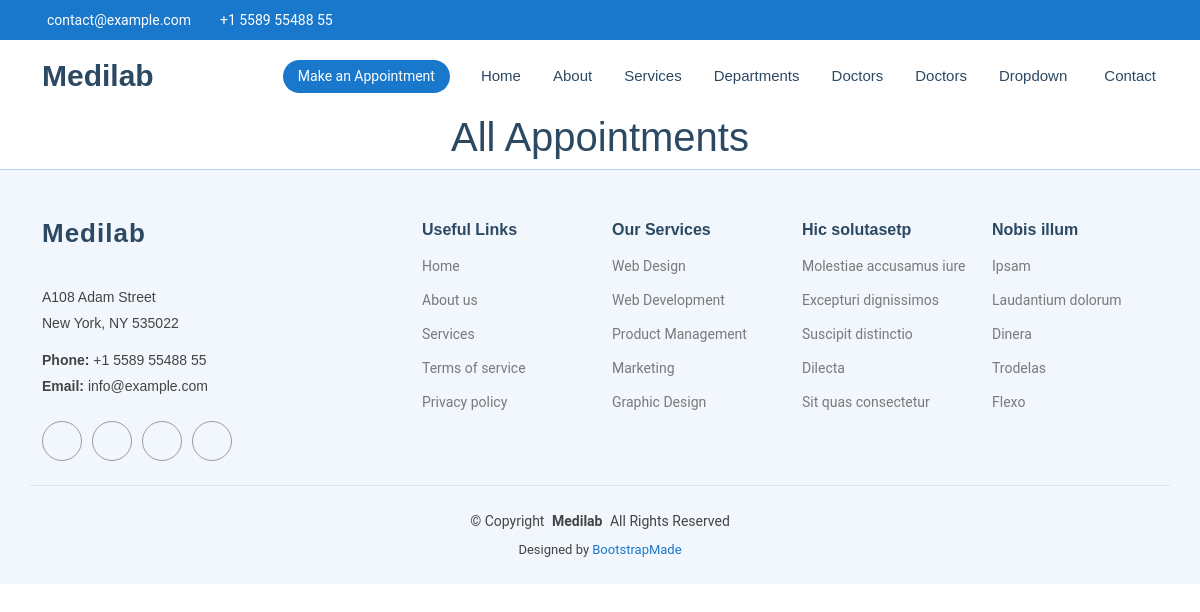
Before: /show/ with the older database file.
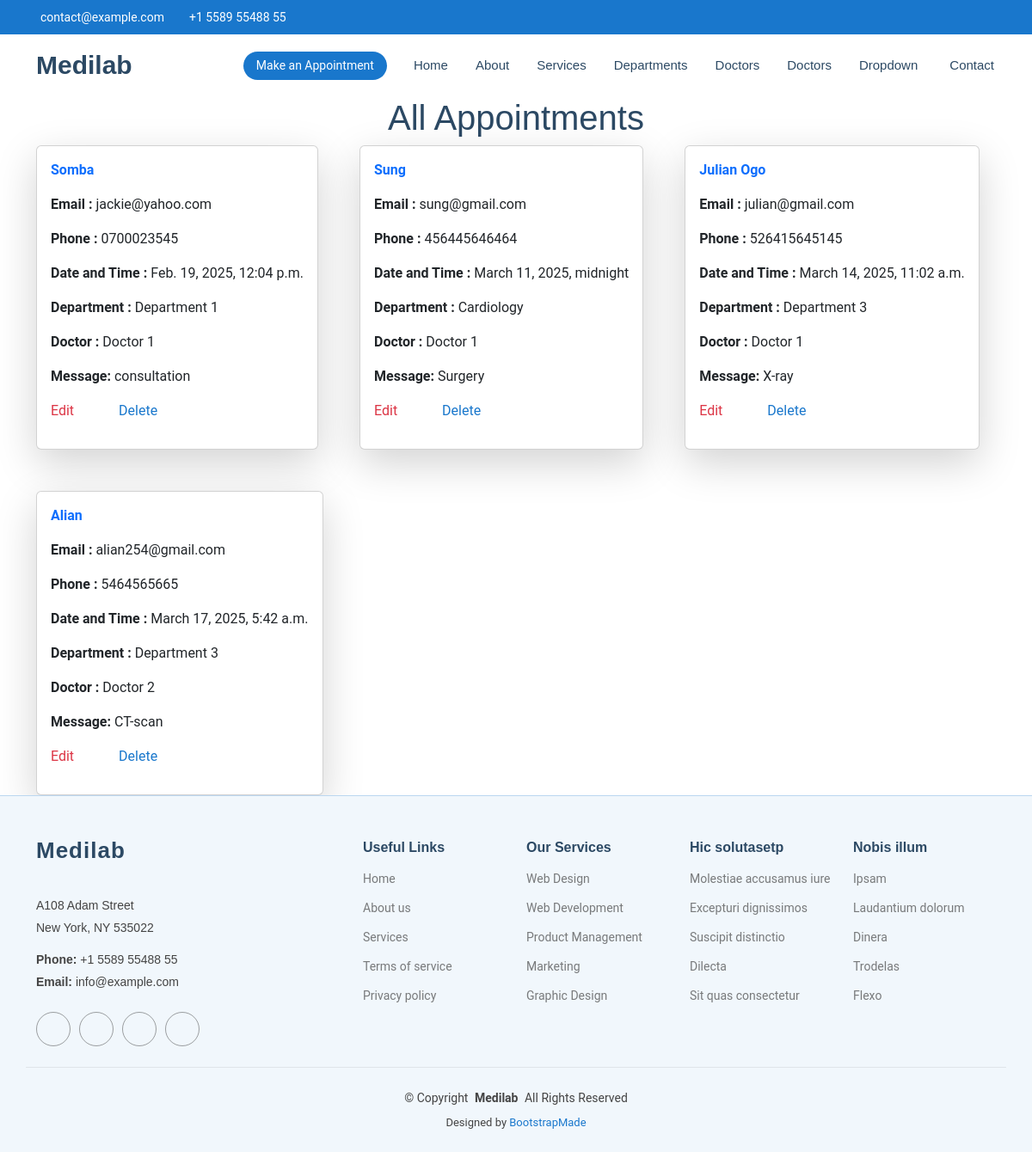
After: the same page with the newer database file.
### hositalapp/models.py (models this page shows, shortened)
class Appointment(models.Model):
    name = models.CharField(max_length=24)
    email = models.EmailField()
    phone = models.CharField(max_length=24)
    date = models.DateTimeField()
    department = models.CharField(max_length=24)
    doctor = models.CharField(max_length=24)
    message = models.TextField()

### hositalapp/views.py (the view)
# urls.py: path('show/',views.show,name='show'),
def show(request):
      all=Appointment.objects.all()
      return render(request,'show.html',{'all':all})

### templates/show.html (shortened to what this page needs)
{% extends 'starter-page.html' %}
{% load static %}
{% block content %}
   <h1 class="text-center">All Appointments</h1>
    <div class="d-flex flex-wrap gap-5 container">
    {% for x in all %}
       <div class="card w-30 p-3 shadow-lg">
       <p class="text-primary fw-bold"> {{ x.name }}</p>
       <p> <strong> Email :</strong> {{ x.email }}</p>
       <p> <strong> Phone :</strong> {{ x.phone }}</p>
       <p> <strong> Date and Time :</strong> {{ x.date }}</p>
       <p> <strong> Department :</strong> {{ x.department }}</p>
       <p> <strong> Doctor :</strong> {{ x.doctor }}</p>
       <p> <strong> Message:</strong> {{ x.message }}</p>
        <p>
            <a href="{% url 'edit' x.id%}" class="text-danger me-5">
                Edit
            </a>
            <a href="/delete/{{ x.id }}">
                Delete
            </a>
        </p>
        </div>
        {% endfor %}
   </div>
{% endblock %}

### templates/starter-page.html (shortened to what this page needs)
<!DOCTYPE html>
<html lang="en">
{% load static %}
<head>
  <link href="{% static 'assets/vendor/bootstrap/css/bootstrap.min.css' %}" rel="stylesheet">
  <link href="{% static 'assets/vendor/bootstrap/css/bootstrap.min.css' %}" rel="stylesheet">
  <link href="{% static 'assets/vendor/aos/aos.css' %}" rel="stylesheet">
  <link href="{% static 'assets/vendor/fontawesome-free/css/all.min.css' %}" rel="stylesheet">
  <link href="{% static 'assets/vendor/glightbox/css/glightbox.min.css' %}" rel="stylesheet">
  <link href="{% static 'assets/vendor/swiper/swiper-bundle.min.css' %}" rel="stylesheet">
  <link href="{% static  'assets/css/main.css' %}" rel="stylesheet">
</head>
<body class="starter-page-page">
  <header id="header" class="header sticky-top">
    <div class="topbar d-flex align-items-center">
      <div class="container d-flex justify-content-center justify-content-md-between">
        <div class="contact-info d-flex align-items-center">
          <i class="bi bi-envelope d-flex align-items-center"><a href="mailto:contact@example.com">contact@example.com</a></i>
          <i class="bi bi-phone d-flex align-items-center ms-4"><span>+1 5589 55488 55</span></i>
        </div>
        <div class="social-links d-none d-md-flex align-items-center">
        </div>
      </div>
    </div>
    <div class="branding d-flex align-items-center">
      <div class="container position-relative d-flex align-items-center justify-content-between">
        <a href="index.html" class="logo d-flex align-items-center me-auto">
          <h1 class="sitename">Medilab</h1>
        </a>
        <nav id="navmenu" class="navmenu">
          <ul>
            <li><a href="{% url 'index' %}">Home<br></a></li>
            <li><a href="{% url 'about' %}">About</a></li>
            <li><a href="{% url 'service' %}">Services</a></li>
            <li><a href="{% url 'departments' %}">Departments</a></li>
            <li><a href="{% url 'doctors' %}">Doctors</a></li>
            <li><a href="{% url 'contact' %}">Doctors</a></li>
            <li class="dropdown"><a href="#"><span>Dropdown</span> </a>
            </li>
            <li><a href="{% url 'contact' %}">Contact</a></li>
          </ul>
        </nav>
        <a class="cta-btn d-none d-sm-block" href="#appointment">Make an Appointment</a>
      </div>
    </div>
  </header>
  <main class="main">
   {% block content %}
   {% endblock %}
  </main>
  <footer id="footer" class="footer light-background">
    <div class="container footer-top">
      <div class="row gy-4">
        <div class="col-lg-4 col-md-6 footer-about">
          <a href="index.html" class="logo d-flex align-items-center">
            <span class="sitename">Medilab</span>
          </a>
          <div class="footer-contact pt-3">
            <p>A108 Adam Street</p>
            <p>New York, NY 535022</p>
            <p class="mt-3"><strong>Phone:</strong> <span>+1 5589 55488 55</span></p>
            <p><strong>Email:</strong> <span>info@example.com</span></p>
          </div>
          <div class="social-links d-flex mt-4">
            <a href=""></a>
            <a href=""></a>
            <a href=""></a>
            <a href=""></a>
          </div>
        </div>
        <div class="col-lg-2 col-md-3 footer-links">
          <h4>Useful Links</h4>
          <ul>
            <li><a href="#">Home</a></li>
            <li><a href="#">About us</a></li>
            <li><a href="#">Services</a></li>
            <li><a href="#">Terms of service</a></li>
            <li><a href="#">Privacy policy</a></li>
          </ul>
        </div>
        <div class="col-lg-2 col-md-3 footer-links">
          <h4>Our Services</h4>
          <ul>
            <li><a href="#">Web Design</a></li>
            <li><a href="#">Web Development</a></li>
            <li><a href="#">Product Management</a></li>
            <li><a href="#">Marketing</a></li>
            <li><a href="#">Graphic Design</a></li>
          </ul>
        </div>
        <div class="col-lg-2 col-md-3 footer-links">
          <h4>Hic solutasetp</h4>
          <ul>
            <li><a href="#">Molestiae accusamus iure</a></li>
            <li><a href="#">Excepturi dignissimos</a></li>
            <li><a href="#">Suscipit distinctio</a></li>
            <li><a href="#">Dilecta</a></li>
            <li><a href="#">Sit quas consectetur</a></li>
          </ul>
        </div>
        <div class="col-lg-2 col-md-3 footer-links">
          <h4>Nobis illum</h4>
          <ul>
            <li><a href="#">Ipsam</a></li>
            <li><a href="#">Laudantium dolorum</a></li>
            <li><a href="#">Dinera</a></li>
            <li><a href="#">Trodelas</a></li>
            <li><a href="#">Flexo</a></li>
          </ul>
        </div>
      </div>
    </div>
    <div class="container copyright text-center mt-4">
      <p>© <span>Copyright</span> <strong class="px-1 sitename">Medilab</strong> <span>All Rights Reserved</span></p>
      <div class="credits">
        Designed by <a href="https://bootstrapmade.com/">BootstrapMade</a>
      </div>
    </div>
  </footer>
</body>
</html>

Changed rows visible on the page:
added Appointment: name "Somba", email "jackie@yahoo.com", phone "0700023545", date "Feb. 19, 2025, 12:04 p.m.", department "Department 1", doctor "Doctor 1", message "consultation"
added Appointment: name "Sung", email "sung@gmail.com", phone "456445646464", date "March 11, 2025, midnight", department "Cardiology", doctor "Doctor 1", message "Surgery"
added Appointment: name "Julian Ogo", email "julian@gmail.com", phone "526415645145", date "March 14, 2025, 11:02 a.m.", department "Department 3", doctor "Doctor 1", message "X-ray"
added Appointment: name "Alian", email "alian254@gmail.com", phone "5464565665", date "March 17, 2025, 5:42 a.m.", department "Department 3", doctor "Doctor 2", message "CT-scan"
